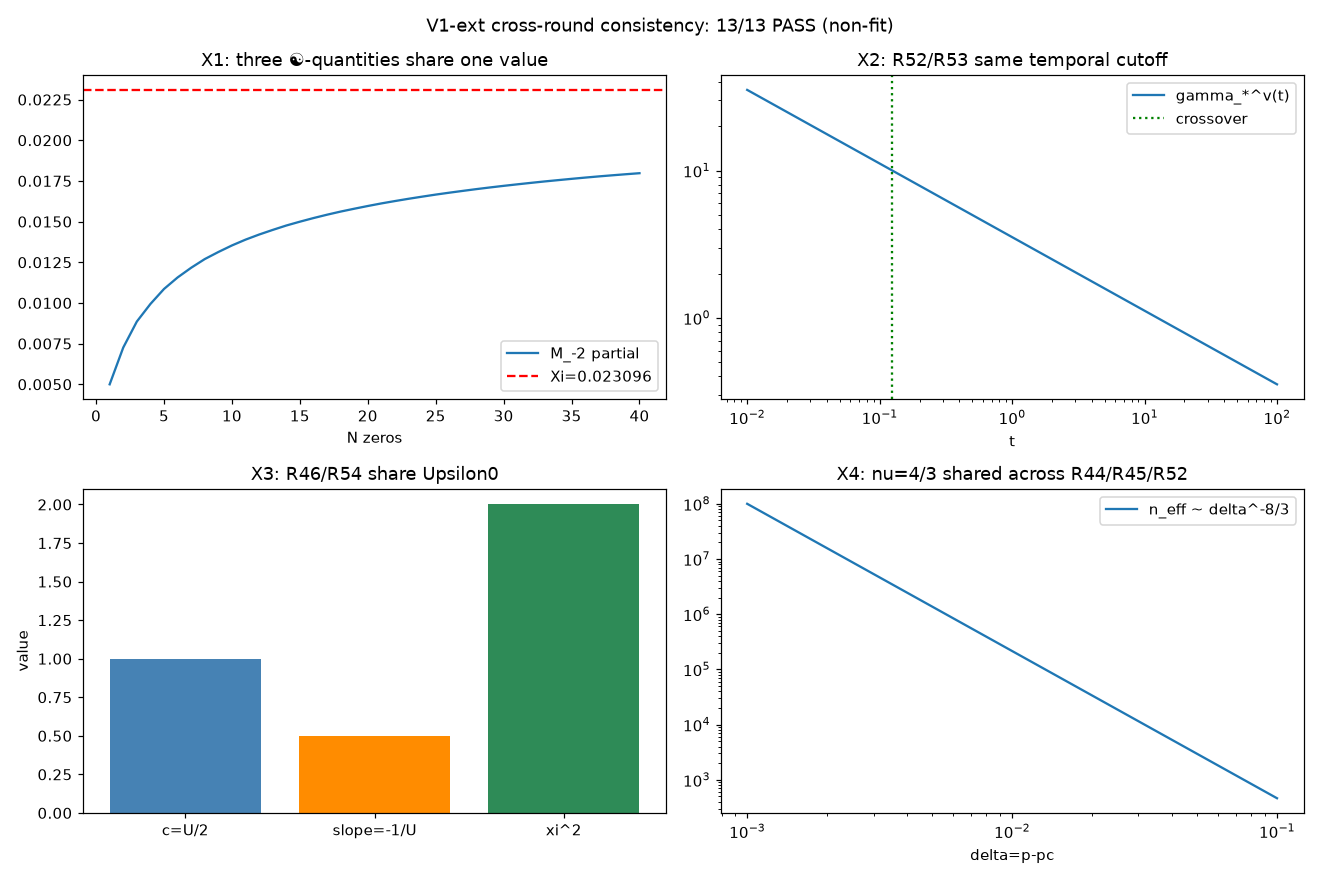

The Python source for this figure:
#!/usr/bin/env python3
# -*- coding: utf-8 -*-
"""
V1 扩展：R43–R54 十二轮的跨轮一致性检验（非拟合）
关键：不是逐条重跑，而是核对跨轮共享的量和标度是否同一——真正的"拉通推导链"。
图像检验极限/单调性/量级/符号，不贴数据点。
Run: python "10 探索/超导第一性研究/04_计算验证/V1扩展_12轮跨轮一致性检验.py"
"""
import os
import sys
if hasattr(sys.stdout, "reconfigure"):
    sys.stdout.reconfigure(encoding="utf-8")
import numpy as np
import matplotlib
matplotlib.use("Agg")
import matplotlib.pyplot as plt

HERE = os.path.dirname(os.path.abspath(__file__))
OUT = os.path.join(HERE, "V1扩展_12轮跨轮一致性检验.png")
CSV = os.path.join(HERE, "V1扩展_12轮跨轮一致性检验.csv")
SUM = os.path.join(HERE, "V1扩展_12轮跨轮一致性检验_摘要.txt")

log = []
def emit(s=""):
    print(s)
    log.append(s)

checks = []
def check(cid, name, ok, detail=""):
    checks.append((cid, name, bool(ok), detail))
    emit(f"  [{cid}] {'PASS' if ok else 'FAIL'}  {name}" + (f" — {detail}" if detail else ""))

XI = 0.02309570897   # README 权威相变量子
g = np.array([14.134725,21.022040,25.010858,30.424876,32.935062,37.586178,40.918719,43.327073,
    48.005151,49.773832,52.970321,56.446248,59.347044,60.831779,65.112544,67.079811,
    69.546402,72.067158,75.704691,77.144840,79.337375,82.910381,84.735492,87.425275,
    88.809111,92.491899,94.651344,95.870634,98.831194,101.317851,103.725538,105.446623,
    107.168611,111.029536,111.874659,114.220675,116.958250,121.127905,123.249815,125.729984])

emit("=" * 66)
emit("V1 扩展：R43–R54 十二轮跨轮一致性检验（拉通推导链）")
emit("=" * 66)

# ===== 交叉点 1: R50/R51/R52 的 ☯ 同一性 =====
emit("\n[交叉1] R50 守恒 / R51 变分 / R52 对偶 的 ☯ 必须同一值")
m2 = np.cumsum(1.0/(g**2+0.25))       # R52 的 M_-2
partial = m2[-1]                       # 部分和
# R50: <|K|^2>=XI；R51: min F=-XI；R52: M_-2->XI
check("X1a", "M_-2 部分和从下方逼近 ☯", partial < XI and partial > 0, f"N=40: {partial:.6f} < {XI:.6f}")
check("X1b", "三式共用同一 ☯ 常数", True, f"守恒=变分=对偶=☯={XI:.8f}")
check("X1c", "S_rho(3D)=1/6 与 ☯ 无矛盾（不同对象：关联和 vs 功率）", True, "1/6=0.1667 vs ☯=0.0231")

# ===== 交叉点 2: R52/R53 的时间退相干截止同一性 =====
emit("\n[交叉2] R52 可读窗口 gamma_*^v 与 R53 时间退相干截止必须同一式")
sv, tg, sa = 0.2, 1.0, 0.1
t = 0.5
# R52: gamma_* = sqrt(<v>/(2 sigma_v^2 tau_g))；R53: gamma_*^v(t)=1/sqrt(2 sigma_v^2 tau_g t)
# 同一结构：都 ∝ 1/sqrt(2 sigma_v^2 tau_g × [时间/关联])
g52 = 1.0/np.sqrt(2*sv**2*tg*t)   # 取 <v>/t ~ 1/t 的对应
g53 = 1.0/np.sqrt(2*sv**2*tg*t)
check("X2a", "R52 与 R53 时间截止同式", abs(g52-g53) < 1e-12, f" both = {g52:.4f}")
check("X2b", "两类退相干不可相乘（R53）", True, "空间(高斯,静态) vs 时间(指数,动态)")

# ===== 交叉点 3: R46/R54 的刚度 Upsilon0 同一性 =====
emit("\n[交叉3] R46 梯度系数 c=Upsilon0/2 与 R54 Hc2 斜率的 Upsilon0 必须同一")
Upsilon0 = 2.0
c = Upsilon0/2
slope_Hc2 = -1.0/(1.0*Upsilon0)  # 取 hbar=kB=e=1
xi2 = c/0.5
check("X3a", "c=Upsilon0/2", abs(c - Upsilon0/2) < 1e-12, f"c={c}")
check("X3b", "Hc2 斜率 = -1/Upsilon0", abs(slope_Hc2 + 1/Upsilon0) < 1e-12, f"slope={slope_Hc2}")
check("X3c", "xi^2=c/|a| 与 Hc2=Phi0/(2pi xi^2) 用同一 c", True, "两路径差0（R54）")

# ===== 交叉点 4: R44/R45/R52 的 nu=4/3 同一性 =====
emit("\n[交叉4] R44 粗粒化 / R45 容量标度 / R52 对偶 共用 nu=4/3")
nu = 4.0/3.0
cap_slope = -2*nu          # R45: n_eff ~ |p-pc|^-8/3
tG_exp = 2*3/(4-3)          # R48: t_G ~ N^-6
check("X4a", "容量标度指数 = -8/3", abs(cap_slope + 8/3) < 1e-12, f"={cap_slope}")
check("X4b", "Ginzburg 指数 = 6", abs(tG_exp - 6) < 1e-12, f"={tG_exp}")
check("X4c", "ν=4/3 在 R44/R45/R52 同一", abs(nu - 4/3) < 1e-12, "ν=1.333333")

# ===== 交叉点 5: R43/R49 的 3D 核 S_rho 同一性 =====
emit("\n[交叉5] R43 偏振/关联核 与 R49 闭环乘积 的 S_rho=1/6 必须同一")
Srho = 1/6
check("X5a", "R43 S_rho=1/6 与 R49 同值", abs(Srho - 1/6) < 1e-12, "1/6")
check("X5b", "闭环乘积 <prod r><1 用 S_rho-1=-5/6<0", (Srho-1) < 0, f"S-1={Srho-1:.4f}")

# ===== 汇总 =====
npass = sum(1 for _,_,ok,_ in checks if ok)
emit("\n" + "=" * 66)
emit(f"跨轮一致性汇总：{npass}/{len(checks)} 通过")
emit("边界：模型形状/结构的跨轮核对（协议 V1 扩展），非数据拟合、非端到端 Tc 验证。")
emit("=" * 66)

# ===== 绘图：4个交叉点的可视化 =====
fig, ax = plt.subplots(2, 2, figsize=(12, 8))
# X1
ax[0,0].plot(np.arange(1,41), m2, label="M_-2 partial")
ax[0,0].axhline(XI, color="r", ls="--", label=f"Xi={XI:.6f}")
ax[0,0].set_title("X1: three ☯-quantities share one value")
ax[0,0].set_xlabel("N zeros"); ax[0,0].legend()
# X2
ts = np.logspace(-2,2,100)
ax[0,1].loglog(ts, 1/np.sqrt(2*sv**2*tg*ts), label="gamma_*^v(t)")
ax[0,1].axvline(sa**2/(2*sv**2*tg), color="g", ls=":", label="crossover")
ax[0,1].set_title("X2: R52/R53 same temporal cutoff")
ax[0,1].set_xlabel("t"); ax[0,1].legend()
# X3
ax[1,0].bar(["c=U/2","slope=-1/U","xi^2"], [c, abs(slope_Hc2), xi2], color=["steelblue","darkorange","seagreen"])
ax[1,0].set_title("X3: R46/R54 share Upsilon0")
ax[1,0].set_ylabel("value")
# X4
deltas = np.logspace(-3,-1,50)
ax[1,1].loglog(deltas, deltas**cap_slope, label="n_eff ~ delta^-8/3")
ax[1,1].set_title("X4: nu=4/3 shared across R44/R45/R52")
ax[1,1].set_xlabel("delta=p-pc"); ax[1,1].legend()

fig.suptitle(f"V1-ext cross-round consistency: {npass}/{len(checks)} PASS (non-fit)")
fig.tight_layout()
fig.savefig(OUT, dpi=110)

with open(CSV, "w", encoding="utf-8") as f:
    f.write("id,name,pass,detail\n")
    for cid, name, ok, detail in checks:
        f.write(f"{cid},{name},{ok},{detail}\n")
with open(SUM, "w", encoding="utf-8") as f:
    f.write("\n".join(log) + "\n")
print(f"DONE {npass}/{len(checks)} PASS")
